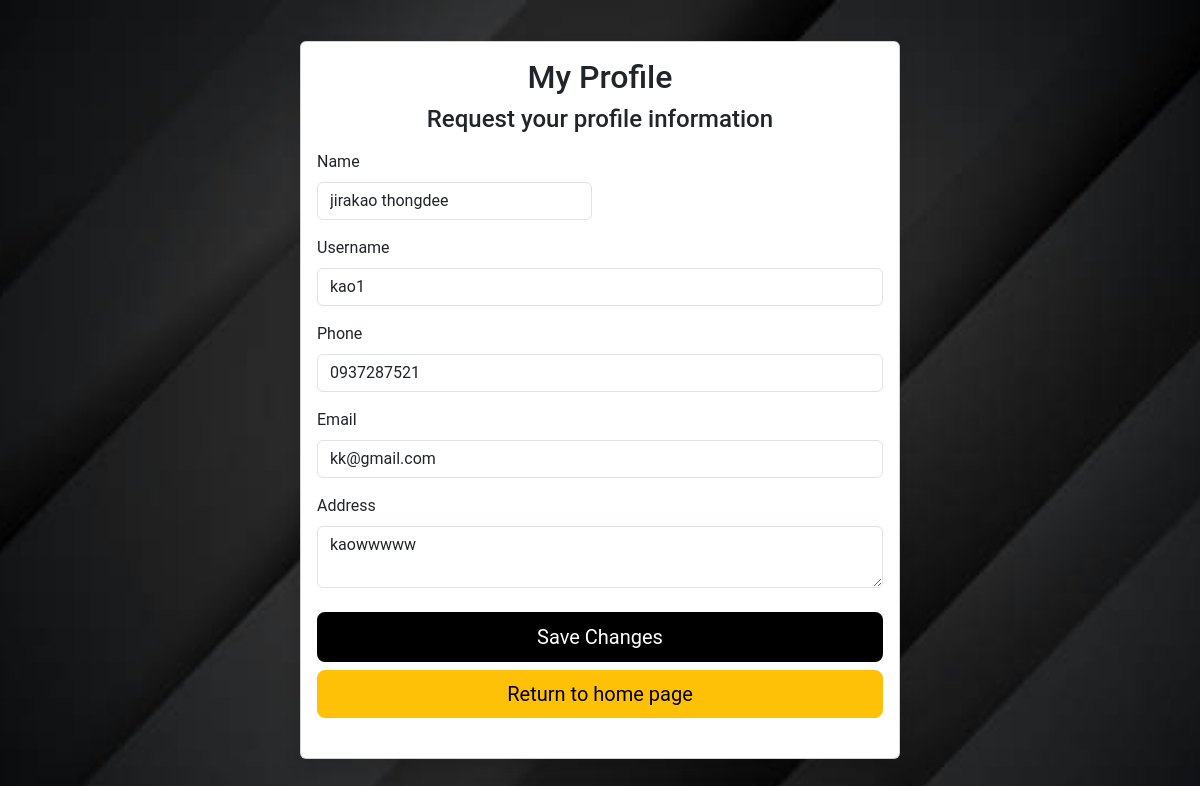
The page /U/profile/indexporfile.php (signed in) on the database its author committed.
### tables this page shows
CREATE TABLE `users` (
  `u_id` int(11) NOT NULL,
  `u_name` varchar(200) NOT NULL,
  `u_username` varchar(50) NOT NULL,
  `u_password` varchar(255) NOT NULL,
  `u_email` varchar(100) DEFAULT NULL,
  `phone` text DEFAULT NULL,
  `address` varchar(300) DEFAULT NULL,
  `created_at` timestamp NOT NULL DEFAULT current_timestamp()
);

### U/profile/indexporfile.php (the view, shortened to what this page needs)
<?php
include_once("daat.php");
$sql = "SELECT * FROM users WHERE u_id = '{$_SESSION['uid']}'";
$rs = mysqli_query($conn, $sql);
if ($rs) {
    $userData = mysqli_fetch_assoc($rs);
if ($userData) {
?>
<html lang="en" data-bs-theme="auto">
  <head><script src="../assets/js/color-modes.js"></script>
	<link href="https://cdn.jsdelivr.net/npm/bootstrap@5.3.0/dist/css/bootstrap.min.css" rel="stylesheet">
    <link rel="stylesheet" href="https://cdn.jsdelivr.net/npm/@docsearch/css@3">
	<link href="../assets/dist/css/bootstrap.min.css" rel="stylesheet">
	<link rel="stylesheet" href="https://cdn.jsdelivr.net/npm/bootstrap-icons@1.11.3/font/bootstrap-icons.min.css">
    <link href="../register/checkout.css" rel="stylesheet">
  </head>
  <body class="bg-body-tertiary">
<div class="container-fluid bg-muted full-screen-container">
    <main class="d-flex justify-content-center align-items-center">
        <div class="card shadow" style="width: 100%; max-width: 600px;">
            <div class="card-body">
                <h2 class="title text-center">My Profile</h2>
                <h4 class="subtitle mb-3 text-center">Request your profile information</h4>
                <form class="needs-validation" method="POST" novalidate>
                    <div class="row g-3">
                        <div class="col-sm-6">
                            <label for="Name" class="form-label">Name</label>
                            <input type="text" class="form-control" id="Name" name="uname" value="<?php echo htmlspecialchars($userData['u_name']); ?>" required>
                        </div>
                        <div class="col-12">
                            <label for="username" class="form-label">Username</label>
                            <input type="text" class="form-control" id="username" name="uusername" value="<?php echo htmlspecialchars($userData['u_username']); ?>" readonly>
                        </div>
                        <div class="col-12">
                            <label for="phonenumber" class="form-label">Phone</label>
                            <input type="tel" class="form-control" id="phone" name="phone" value="<?php echo htmlspecialchars($userData['phone']); ?>" required>
                        </div>
                        <div class="col-12">
                            <label for="email" class="form-label">Email</label>
                            <input type="email" class="form-control" id="email" name="uemail" value="<?php echo htmlspecialchars($userData['u_email']); ?>" readonly>
                        </div>
                        <div class="col-12">
                            <label for="address" class="form-label">Address</label>
                            <textarea class="form-control" id="address" name="address" required><?php echo htmlspecialchars($userData['address']); ?></textarea>
                        </div>
                    </div>
                    <div class="my-4">
<button type="submit" name="update" class="w-100 btn btn-lg" style="border: 2px solid black; color: white; background-color: black;">
    Save Changes
</button>
                        <a href="../../U/UI.php" class="w-100 btn btn-warning btn-lg mt-2">Return to home page</a>
                    </div>
                </form>
            </div>
        </div>
    </main>
</div>
<?php
    } else {
        echo "ไม่พบข้อมูล";
    }
} else {
    echo "เกิดข้อผิดพลาดในการค้นหาข้อมูล";
}
?>
</body>
</html>

### U/profile/indexporfile.php (style rules this page uses)
body { background-image: url('mi/d1.jpg'); background-size: cover; background-position: center; font-family: 'Roboto', sans-serif; display: flex; justify-content: center; align-items: center; height: 100vh; margin: 0; }
.full-screen-container { min-height: 80vh; display: flex; flex-direction: column; align-items: center; justify-content: center; padding: 0; }
.card { box-shadow: 0 4px 15px rgba(0, 0, 0, 0.5); }
.card { box-shadow: 0 4px 15px rgba(0, 0, 0, 0.5); width: 100%; max-width: 1000px; margin: 0 auto; }

### rows shown on the page
users: uname "jirakao thongdee", uusername "kao1", phone "0937287521", uemail "kk@gmail.com", address "kaowwwww"
